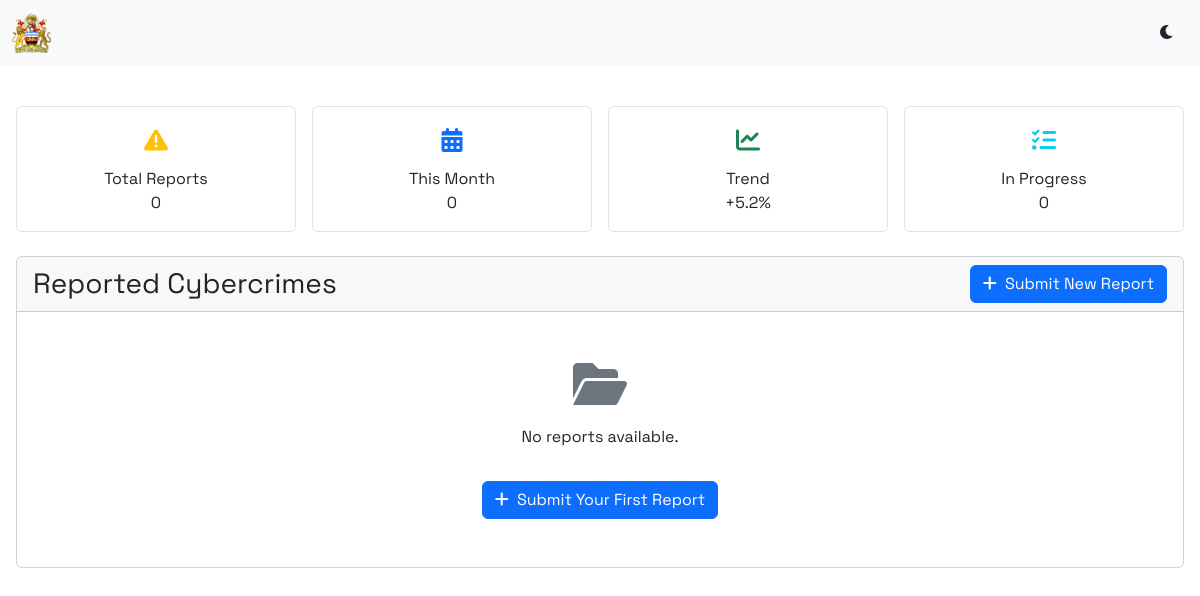
The app's page /dashboard/, older data.
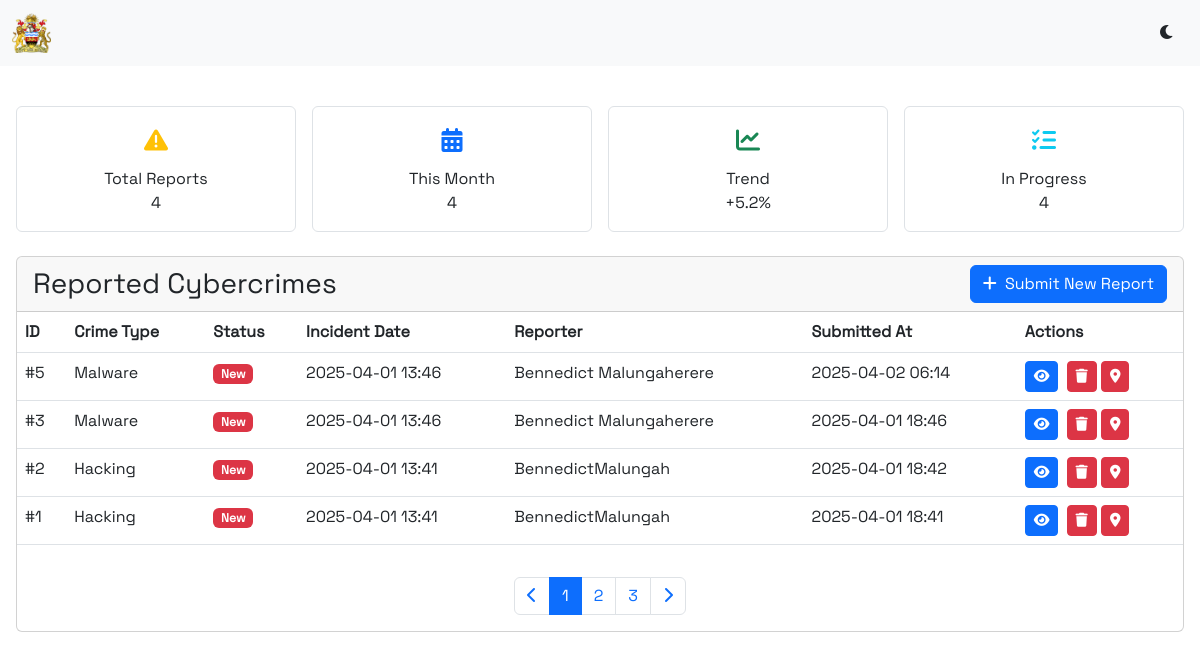
The same page, newer data.
### core/models.py (models this page shows, shortened)
class CybercrimeReport(models.Model):
    crime_type = models.CharField(max_length=20, choices=CRIME_TYPES)
    incident_date = models.DateTimeField()
    description = models.TextField()
    reporter_name = models.CharField(max_length=100, blank=True, null=True)
    reporter_email = models.EmailField(blank=True, null=True)
    reporter_phone = models.CharField(max_length=15, blank=True, null=True)
    additional_info = models.TextField(blank=True, null=True)
    submitted_at = models.DateTimeField(auto_now_add=True)
    latitude = models.FloatField(null=True, blank=True)
    longitude = models.FloatField(null=True, blank=True)
    browser_info = models.CharField(max_length=255, blank=True, null=True)
    ip_address = models.GenericIPAddressField(null=True, blank=True)
    device_info = models.CharField(max_length=255, blank=True, null=True)
    class Meta:
        ordering = ['-submitted_at']

### core/views.py (the view)
# urls.py: path('dashboard/', views.dashboard, name='dashboard'),
def dashboard(request):
    reports = CybercrimeReport.objects.all()
    return render(request, 'dashboard.html', {'reports': reports})

### core/templates/dashboard.html (shortened to what this page needs)
{% load static %}
<!DOCTYPE html>
<html lang="en">
<head>
    <link href="https://cdn.jsdelivr.net/npm/bootstrap@5.3.0/dist/css/bootstrap.min.css" rel="stylesheet">
    <link rel="stylesheet" href="https://cdnjs.cloudflare.com/ajax/libs/font-awesome/6.0.0/css/all.min.css">
</head>
<body>
    <nav class="navbar navbar-expand-lg bg-body-tertiary">
        <div class="container-fluid">
            <a class="navbar-brand" href="#">
                <img src="{% static 'mw.png' %}" alt="Logo">
            </a>
            <div class="ms-auto d-flex align-items-center">
                <button class="btn theme-toggle" id="theme-toggle">
                    <i class="fas fa-moon"></i>
                </button>
            </div>
        </div>
    </nav>
    <div class="container-fluid mt-4">
        <div class="row">
            <div class="col-12 p-3">
                <div class="stats-grid">
                    <div class="stat-card">
                        <div class="stat-icon text-warning"><i class="fas fa-exclamation-triangle"></i></div>
                        <div class="stat-title">Total Reports</div>
                        <div class="stat-value">{{ reports|length }}</div>
                    </div>
                    <div class="stat-card">
                        <div class="stat-icon text-primary"><i class="fas fa-calendar-alt"></i></div>
                        <div class="stat-title">This Month</div>
                        <div class="stat-value">{{ reports|length }}</div>
                    </div>
                    <div class="stat-card">
                        <div class="stat-icon text-success"><i class="fas fa-chart-line"></i></div>
                        <div class="stat-title">Trend</div>
                        <div class="stat-value">+5.2%</div>
                    </div>
                    <div class="stat-card">
                        <div class="stat-icon text-info"><i class="fas fa-tasks"></i></div>
                        <div class="stat-title">In Progress</div>
                        <div class="stat-value">{{ reports|length }}</div>
                    </div>
                </div>
                <div class="card">
                    <div class="card-header d-flex justify-content-between align-items-center">
                        <h3 class="card-title mb-0">Reported Cybercrimes</h3>
                        <a href="{% url 'report_cybercrime' %}" class="btn btn-primary">
                            <i class="fas fa-plus me-1"></i> Submit New Report
                        </a>
                    </div>
                    {% if reports %}
                        <div class="table-responsive">
                            <table class="table table-hover">
                                <thead>
                                    <tr>
                                        <th>ID</th>
                                        <th>Crime Type</th>
                                        <th>Status</th>
                                        <th>Incident Date</th>
                                        <th>Reporter</th>
                                        <th>Submitted At</th>
                                        <th>Actions</th>
                                    </tr>
                                </thead>
                                <tbody>
                                    {% for report in reports %}
                                        <tr>
                                            <td>#{{ report.id }}</td>
                                            <td>{{ report.get_crime_type_display }}</td>
                                            <td>
                                                {% if report.status == 'pending' %}
                                                    <span class="badge bg-warning">Pending</span>
                                                {% elif report.status == 'investigating' %}
                                                    <span class="badge bg-primary">Investigating</span>
                                                {% elif report.status == 'resolved' %}
                                                    <span class="badge bg-success">Resolved</span>
                                                {% else %}
                                                    <span class="badge bg-danger">New</span>
                                                {% endif %}
                                            </td>
                                            <td>{{ report.incident_date|date:"Y-m-d H:i" }}</td>
                                            <td>{{ report.reporter_name|default:"Anonymous" }}</td>
                                            <td>{{ report.submitted_at|date:"Y-m-d H:i" }}</td>
                                            <td>
                                                <a href="{% url 'view_report_analysis' report.id %}" class="btn btn-primary btn-sm me-1">
                                                    <i class="fas fa-eye"></i>
                                                </a>
                                                <a href="{% url 'delete_report' report.id %}" class="btn btn-danger btn-sm">
                                                    <i class="fas fa-trash"></i>
                                                </a>
                                                <button class="btn btn-danger btn-sm location-btn" data-bs-toggle="modal" data-bs-target="#locationModal{{ report.id }}" data-report-id="{{ report.id }}">
                                                    <i class="fas fa-location-dot"></i>
                                                </button>
                                            </td>
                                        </tr>
                                        <link rel="stylesheet" href="https://unpkg.com/leaflet@1.9.2/dist/leaflet.css" />
                                        <link rel="stylesheet" href="https://cdnjs.cloudflare.com/ajax/libs/leaflet.draw/0.4.2/leaflet.draw.css"/>
                                    {% endfor %}
                                </tbody>
                            </table>
                        </div>
                        <nav aria-label="Page navigation">
                            <ul class="pagination justify-content-center mt-3">
                                <li class="page-item"><a class="page-link" href="#"><i class="fas fa-chevron-left"></i></a></li>
                                <li class="page-item"><a class="page-link active" href="#">1</a></li>
                                <li class="page-item"><a class="page-link" href="#">2</a></li>
                                <li class="page-item"><a class="page-link" href="#">3</a></li>
                                <li class="page-item"><a class="page-link" href="#"><i class="fas fa-chevron-right"></i></a></li>
                            </ul>
                        </nav>
                    {% else %}
                        <div class="text-center p-5">
                            <i class="fas fa-folder-open" style="font-size: 3rem; color: var(--text-muted);"></i>
                            <p class="mt-3">No reports available.</p>
                            <a href="{% url 'report_cybercrime' %}" class="btn btn-primary mt-3">
                                <i class="fas fa-plus me-1"></i> Submit Your First Report
                            </a>
                        </div>
                    {% endif %}
                </div>
            </div>
        </div>
    </div>
</body>
</html>

Row changes from the older to the newer data that the page shows:
added CybercrimeReport: id "5", crime_type "Malware", incident_date "2025-04-01 13:46", reporter_name "Bennedict Malungaherere", submitted_at "2025-04-02 06:14"
added CybercrimeReport: id "3", crime_type "Malware", incident_date "2025-04-01 13:46", reporter_name "Bennedict Malungaherere", submitted_at "2025-04-01 18:46"
added CybercrimeReport: id "2", crime_type "Hacking", incident_date "2025-04-01 13:41", reporter_name "BennedictMalungah", submitted_at "2025-04-01 18:42"
added CybercrimeReport: id "1", crime_type "Hacking", incident_date "2025-04-01 13:41", reporter_name "BennedictMalungah", submitted_at "2025-04-01 18:41"
Text that changed along with them:
{{ reports|length }}: "0" → "4"
text no longer shown: "No reports available. Submit Your First Report"
text now shown: "ID Crime Type Status Incident Date Reporter Submitted At Actions 1 2 3"
